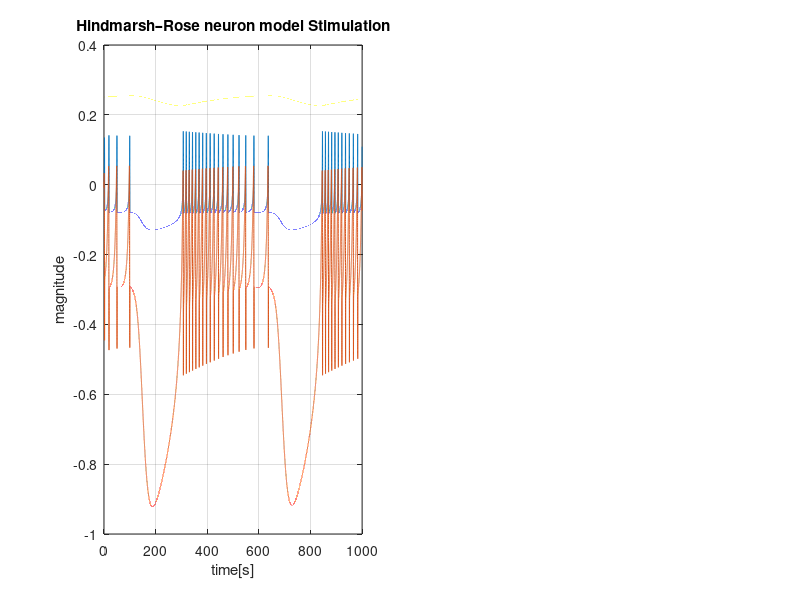

Reproduce this figure in MATLAB.
function hr_model_normal()

%    Original equations
% dx = y + phi(x) - z + I
% dy = psi(x) - y
% dz = r * ( s* (x - xr) - z)
% phi(x) = -ax^3 + bx^2
% psi(x) = c - d*x^2
% usual parameters:
% a = 1;
% b = 3;
% c = 1;
% d = 5;
% r = 1e-3;
% s = 4;
% xr = -8/5;
% I = -10:10;

a = 1;
b = 3;
c = 1;
d = 5;
r = 1e-3;
s = 4;
xr = -8/5;
%xr = -1.618;





A=12;

B=1/max([1,A*b, a*A*A,c/A,d*A,r*s,r*s*xr/A]);


% re-scaled variables:
% ai correspond to the dx
% bi correspond to the dy
% ci correspond to the dz

a1=B;
a2=b.*A.*B;
a3=a.*A.^2.*B;
a4=B./A;
a5 = B;
b1=c.*B./A;
b2 = d.*A.*B;
b3 = B;
c1=r.*s.*B;
c2 = r.*s.*B.*xr./A;
c3=r.*B;

% We change the B value to deal with the 1/2 additions
B=B/8;

x1=a2
x2=a3
x3=a1/2
x4=a4/2
x5=a5/2
y1=b2/2
y2=b3/2
y3=b1/4
z1=c2/2
z2=c3/2
z3=c1/4



dt=0.01;
dt = dt/B;

tf=1000/B;
ll=2000000;
ll=ceil(tf/dt)
t=0;
xx=zeros(1,ll);
yy=xx;
zz=xx;

x0 = [0.1,-0.1,3];
x0 = x0/A;

xx(1)=x0(1);
x=xx(1);
yy(1)=x0(2);
y=yy(1);
zz(1)=x0(3);
z=zz(1);


I=3.0;

for iii=1:1


for i=2:ll

    
%     dx = y - a*x*x*x + b*x*x - z + I;
%     dy = c - d*x*x - y;
%     dz = r * ( s* (x - xr) - z);

    F=hindmarsh_rose([x,y,z],I);
    
    x = x + dt*F(1);
    y = y + dt*F(2);
    z = z + dt*F(3);
    
    xx(i)=x;
    yy(i)=y;
    zz(i)=z;
    
end

figure(1)
subplot(1,2,1)
tt=dt*(0:(ll-1))*B;
plot(tt,xx);
hold on
xlabel('time[s]');
ylabel('magnitude');
title('Hindmarsh–Rose neuron model Stimulation')
grid on;
plot(tt,yy)
plot(tt,zz)


% % This is the usual MATLAB integration
% u = 3
% 
% tspan= [0 2000];
% [t,x] = ode45(@(t,x) hindmarsh_rose(x,u), tspan, x0);
% 
% 
% figure(2)
% plot(t,x);
% %plot(t,x(:,1));
% xlabel('time[s]');
% ylabel('magnitude');
% title('Hindmarsh–Rose neuron model Stimulation')
% grid on;



end

function F=hindmarsh_rose(x,u)

X=x(1);
Y=x(2);
Z=x(3);


% Original set of equations
% f1=Y-X.^3+3*X.^2-Z+u.';
% f2=1-5*X.^2-Y;
% f3=0.0005*(4*(X-(-1.618))-Z);


% Original set of equations with the variables scaled to a maximum value of
% 1 and using B to keep all the constants also below 1.
%f1=Y.*B+(b.*A.*B - a.*A.^2.*B.*X).*X.^2-Z.*B+(u'.*B./A);
%f2=c.*B./A-d.*A.*B.*X.^2-B.*Y;
%f3=r.*s.*B*(X-(xr)./A)-r.*B.*Z;

% The same than the above set, but using transformed constants:
% f1 = Y.*a1 + (a2 - a3.*X).*X.^2 - Z.*a5 + u'.*a4;
% f2 = b1 - b2.*X.^2 - b3.*Y;
% f3 = c1*X - c2 - c3.*Z;


% We rewrite the diff eq system in terms of simple
% multiplication and addition functions.
% We also incorporate the transformation of numbers into
% stochastic numbers.
% Notice that, in the current case, since we are with real numbers,
% there is no difference.

% These are the equations using the firts transformed constants
% If you wish to use them, comment out the B=B/8 line before defining the 
% final constants.

% f11=suma(8*a2,mult(-8*a3,X));
% f12=suma(mult(4*a1,Y), mult(f11,mult(X,X)));
% f13=suma(mult(u,a4*4),mult(-4*a5,Z));
% f1=suma(f12,f13);
% f21 = suma(mult(4*b2,mult(X,X)), mult(4*b3,Y));
% f2= suma(2*b1, - f21);
% f31 = suma(4*c2, mult(4*c3,Z));
% f3 = suma(mult(2*c1,X),-f31);

% These are the equations using the FINAL transformation
% Notice that, in order to use them, we have re-scaled also B.
f11=suma(n2s(x1),mult(neg(n2s(x2)),X));
f12=suma(mult(n2s(x3),Y), mult(f11,mult(X,X)));
f13=suma(mult(n2s(u),n2s(x4)),mult(neg(n2s(x5)),Z));
f1=suma(f12,f13);
f21 = suma(mult(n2s(y1),mult(X,X)), mult(n2s(y2),Y));
f2= suma(n2s(y3), neg(f21));
f31 = suma(n2s(z1), mult(n2s(z2),Z));
f3 = suma(mult(n2s(z3),X),neg(f31));



F=[f1;f2;f3];

end
    function s=neg(x)
        s=-x;
    end
    function s=suma(x,y)
        s=0.5*(x+y);
    end
    function s=mult(x,y)
        s=x*y;
    end
    function s=n2s(x)
        s=x;
    end
end